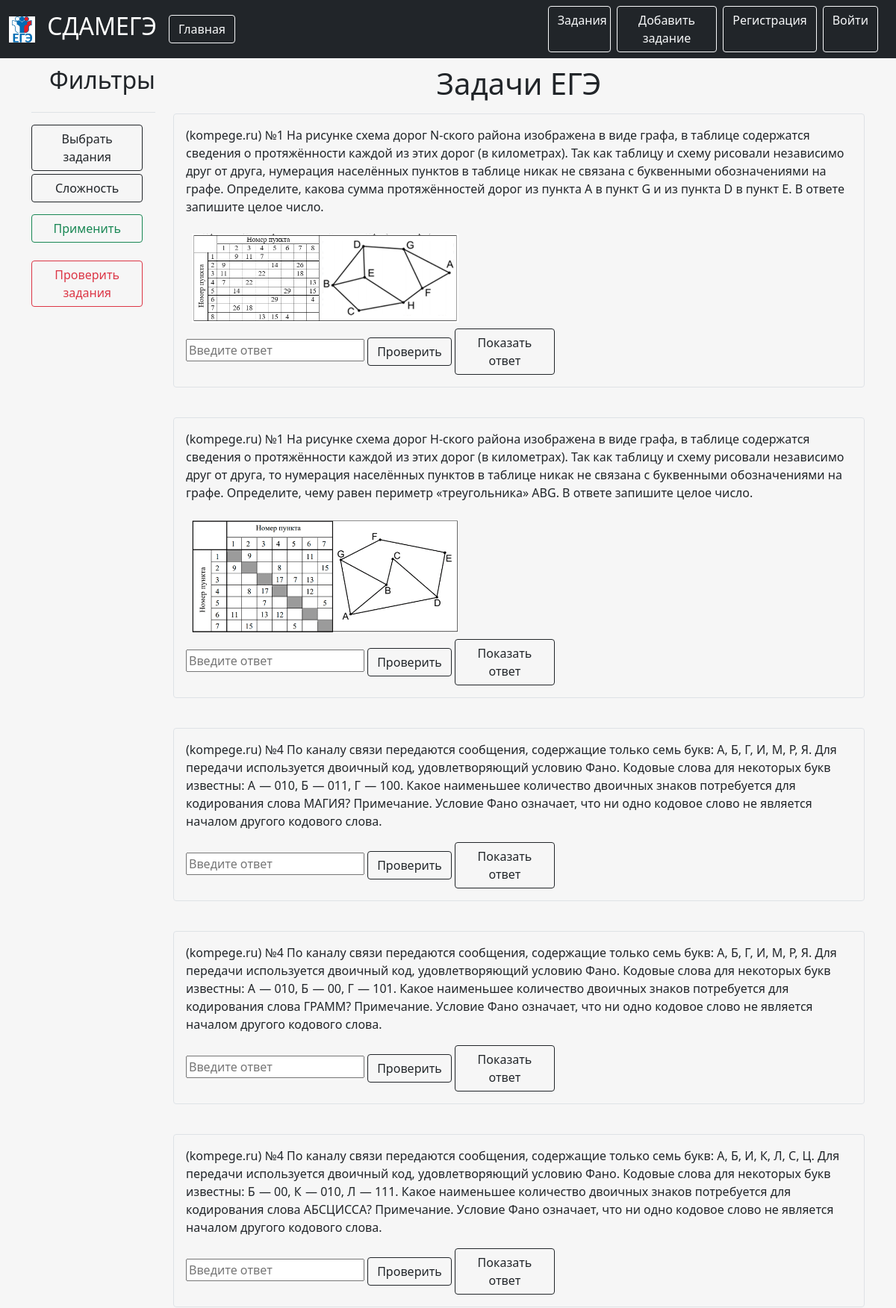
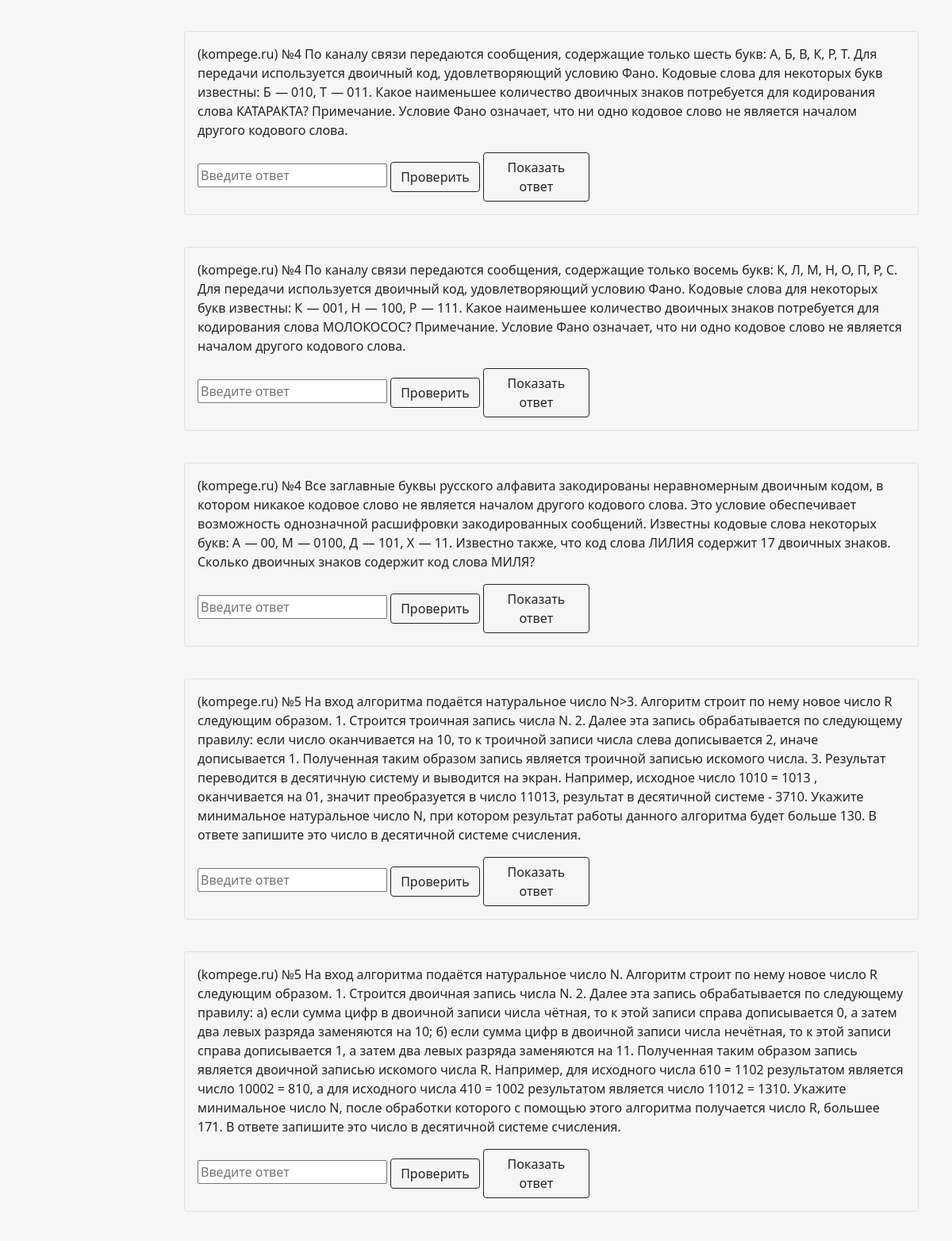
The page /tasks (upper part) on the database its author committed (2 pictures, top to bottom).
### models.py (models this page shows)
class Task(Base):
    __tablename__ = 'Task'
    id = Column(Integer, primary_key=True, autoincrement=True)
    source = Column(Text, nullable=False)
    statement = Column(Text, nullable=False)
    number = Column(Integer, nullable=False)
    answer = Column(Integer, nullable=False)
    solution = Column(Text, nullable=False)
    difficulty = Column(Integer, nullable=False)
    file_name = Column(String, )

### app.py (the view, shortened to what this page needs)
@app.route("/tasks", methods=['GET', 'POST'])
def tasks():
    number_array = list(range(1, 28))
    difficulty = list(range(0, 3))
    checkbox_task_checked = [True] * 28
    checkbox_difficulty_checked = [True] * 3
    tasks = get_tasks(number_array, difficulty)
    return render_template("tasks.html", tasks = tasks, checkbox_task_checked = checkbox_task_checked, checkbox_difficulty_checked = checkbox_difficulty_checked)

### app.py (called while the page is built)
def get_tasks(number_array, difficulty):
    db = SessionLocal()
    try:
        return db.query(Task).filter(and_(Task.number.in_(number_array), Task.difficulty.in_(difficulty))).order_by(Task.number).all()
    finally:
        db.close()

### templates/tasks.html (shortened to what this page needs)
{% extends "base.html" %}
{% block body %}
<div class="container">
   <div class="row">
        <div class="col-2" style="overflow-y: auto; height: 85vh;">
            <form method="POST">
                <div class="flex-shrink-0 pt-2">
                    <a href="/" class="d-flex align-items-center pb-3 mb-3 link-dark text-decoration-none border-bottom">
                        <span class="fs-5 fw-semibold ms-4"><h2>Фильтры</h2></span>
                    </a>
                    <ul class="list-unstyled ps-0">
                        <li class="mb-1">
                            <button style="width: 90%;" type="button" class="btn btn-outline-dark align-items-center rounded collapsed" data-bs-toggle="collapse" data-bs-target="#number_tasks-collapse" aria-expanded="true">
                                Выбрать задания
                            </button>
                        </li>
                        <li class="mb-1">
                            <button style="width: 90%;" type="button" class="btn btn-outline-dark align-items-center rounded" data-bs-toggle="collapse" data-bs-target="#difficulty-collapse" aria-expanded="true">
                              Cложность
                            </button>
                          </li>
                    </ul>
                </div>
                <button type="submit" class="btn btn-outline-success" style="width: 90%;">Применить</button>
                <button type="button" class="btn btn-outline-danger mt-4" onclick="checkAllResponses();" style="width: 90%;">Проверить задания</button>
            </form>
        </div>
        <div class="col-sm-10" style="overflow-y: auto; height: 85vh;">
            <h1 align="center" class="pt-2 pb-2">Задачи ЕГЭ</h1>
            {% for task in tasks %}
                <div class="task-item border rounded p-3 mb-3">
                    <p>({{task["source"]}}) №{{task["number"]}} {{task["statement"]}}</p>
                    {% if task.file_name == None %}
                    {% elif task.file_name[-3:] == "png" or task.file_name[-4:] == "jpeg" %}
                        <img src="/static/img/{{task.file_name}}" class="img-fluid m-2" alt="..." width="40%">
                    {% elif task.file_name[-3:] == "txt" or task.file_name[-3:] == "xls" or task.file_name[-4:] == "xlsx" %}
                        <a href="/static/img/{{task.file_name}}" style="color:black" download>Скачать файл</a>
                    {% endif %}
                    <div class="row">
                        <div id="FORM_div">
                            <form id="responseForm_{{task.id}}" data-answer="{{task.answer}}" onsubmit="return handleSubmit(event, '{{task.id}}', '{{task.answer}}');">
                                <input type="text" name="userResponse_{{task.id}}" id="userResponse_{{task.id}}" placeholder="Введите ответ">
                                <button type="submit" class="btn btn-outline-dark">Проверить</button>
                                <button type="button" class="btn btn-outline-dark" onclick="toggleAnswer('answer_{{task.id}}')" style="width: 15%;">Показать ответ</button>
                            </form>
                        </div>
                    </div>
                </div>
                <br>
            {% endfor %}
        </div>
   </div>
</div>
{% endblock %}

### templates/base.html (shortened to what this page needs)
<!DOCTYPE html>
<html lang="en">
<head>
    <link href="https://cdn.jsdelivr.net/npm/bootstrap@5.0.0-beta3/dist/css/bootstrap.min.css" rel="stylesheet">
    <link rel="stylesheet" href="/static/css/style.css">
</head>
<body style="background-color: rgb(246, 246, 246);">
    <div>
      <header class="p-3 text-bg">
        <nav class="navbar navbar-expand-md navbar-dark fixed-top bg-dark">
          <div class="container-fluid">
            <div class="collapse navbar-collapse" id="navbarCollapse">
              <img src="/static/img/1676479214_preview_3732.jpg" width="3%">
              <a class="nav-link active" aria-current="page" href="{{url_for('main_page')}}" style="color:white"><h2>СДАМЕГЭ</h2></a>
              <form class="d-flex">
                <a class="btn btn-outline-light me-2" href="{{url_for('main_page')}}" style="width: 100%;">Главная</a>
              </form>
              <div class="container" style="display: flex; justify-content: flex-end;">
                <a class="btn btn-outline-light me-2" href="{{url_for('tasks')}}" style="width: 10%;">Задания</a>
                <a class="btn btn-outline-light me-2" href="{{url_for('add_task_form')}}" style="width: 16%;">Добавить задание</a>
                <a class="btn btn-outline-light me-2" href="{{url_for('register_choice')}}">Регистрация</a>
                <a class="btn btn-outline-light" href="{{url_for('login_form')}}">Войти</a>
              </div>
            </div>
        </div>
        </nav>
    </header>
    </div>
    <div class="mt-5">
      {% block body %}{% endblock %}
    </div>
</body>
</html>

### rows shown on the page
Task: source "kompege.ru", number "1", statement "На рисунке схема дорог N-ского района изображена в виде графа, в таблице содержатся сведения о протяжённости каждой из этих дорог (в километрах). Так как таблицу и схему рисовали независимо друг от друга, нумерация населённых пунктов в таблице никак не связана с буквенными обозначениями на графе. Определите, какова сумма протяжённостей дорог из пункта A в пункт G и из пункта D в пункт E. В ответе запишите целое число.", file_name (picture)
Task: source "kompege.ru", number "1", statement "На рисунке схема дорог Н-ского района изображена в виде графа, в таблице содержатся сведения о протяжённости каждой из этих дорог (в километрах). Так как таблицу и схему рисовали независимо друг от друга, то нумерация населённых пунктов в таблице никак не связана с буквенными обозначениями на графе. Определите, чему равен периметр «треугольника» ABG. В ответе запишите целое число.", file_name (picture)
Task: source "kompege.ru", number "4", statement "По каналу связи передаются сообщения, содержащие только семь букв: А, Б, Г, И, М, Р, Я. Для передачи используется двоичный код, удовлетворяющий условию Фано. Кодовые слова для некоторых букв известны: А — 010, Б — 011, Г — 100. Какое наименьшее количество двоичных знаков потребуется для кодирования слова МАГИЯ? Примечание. Условие Фано означает, что ни одно кодовое слово не является началом другого кодового слова.", {{ task.id }} 1 (drawn)
Task: source "kompege.ru", number "4", statement "По каналу связи передаются сообщения, содержащие только семь букв: А, Б, Г, И, М, Р, Я. Для передачи используется двоичный код, удовлетворяющий условию Фано. Кодовые слова для некоторых букв известны: А — 010, Б — 00, Г — 101. Какое наименьшее количество двоичных знаков потребуется для кодирования слова ГРАММ? Примечание. Условие Фано означает, что ни одно кодовое слово не является началом другого кодового слова."
Task: source "kompege.ru", number "4", statement "По каналу связи передаются сообщения, содержащие только семь букв: А, Б, И, К, Л, С, Ц. Для передачи используется двоичный код, удовлетворяющий условию Фано. Кодовые слова для некоторых букв известны: Б — 00, К — 010, Л — 111. Какое наименьшее количество двоичных знаков потребуется для кодирования слова АБСЦИССА? Примечание. Условие Фано означает, что ни одно кодовое слово не является началом другого кодового слова."
Task: source "kompege.ru", number "4", statement "По каналу связи передаются сообщения, содержащие только шесть букв: А, Б, В, К, Р, Т. Для передачи используется двоичный код, удовлетворяющий условию Фано. Кодовые слова для некоторых букв известны: Б — 010, Т — 011. Какое наименьшее количество двоичных знаков потребуется для кодирования слова КАТАРАКТА? Примечание. Условие Фано означает, что ни одно кодовое слово не является началом другого кодового слова."
Task: source "kompege.ru", number "4", statement "По каналу связи передаются сообщения, содержащие только восемь букв: К, Л, М, Н, О, П, Р, С. Для передачи используется двоичный код, удовлетворяющий условию Фано. Кодовые слова для некоторых букв известны: К — 001, Н — 100, Р — 111. Какое наименьшее количество двоичных знаков потребуется для кодирования слова МОЛОКОСОС? Примечание. Условие Фано означает, что ни одно кодовое слово не является началом другого кодового слова."
Task: source "kompege.ru", number "4", statement "Все заглавные буквы русского алфавита закодированы неравномерным двоичным кодом, в котором никакое кодовое слово не является началом другого кодового слова. Это условие обеспечивает возможность однозначной расшифровки закодированных сообщений. Известны кодовые слова некоторых букв: А — 00, М — 0100, Д — 101, Х — 11. Известно также, что код слова ЛИЛИЯ содержит 17 двоичных знаков. Сколько двоичных знаков содержит код слова МИЛЯ?"
Task: source "kompege.ru", number "5", statement "На вход алгоритма подаётся натуральное число N>3. Алгоритм строит по нему новое число R следующим образом. 1. Строится троичная запись числа N. 2. Далее эта запись обрабатывается по следующему правилу: если число оканчивается на 10, то к троичной записи числа слева дописывается 2, иначе дописывается 1. Полученная таким образом запись является троичной записью искомого числа. 3. Результат переводится в десятичную систему и выводится на экран. Например, исходное число 1010 = 1013 , оканчивается на 01, значит преобразуется в число 11013, результат в десятичной системе - 3710. Укажите минимальное натуральное число N, при котором результат работы данного алгоритма будет больше 130. В ответе…"
Task: source "kompege.ru", number "5", statement "На вход алгоритма подаётся натуральное число N. Алгоритм строит по нему новое число R следующим образом. 1. Строится двоичная запись числа N. 2. Далее эта запись обрабатывается по следующему правилу: а) если сумма цифр в двоичной записи числа чётная, то к этой записи справа дописывается 0, а затем два левых разряда заменяются на 10; б) если сумма цифр в двоичной записи числа нечётная, то к этой записи справа дописывается 1, а затем два левых разряда заменяются на 11. Полученная таким образом запись является двоичной записью искомого числа R. Например, для исходного числа 610 = 1102 результатом является число 10002 = 810, а для исходного числа 410 = 1002 результатом является число 11012 =…"
